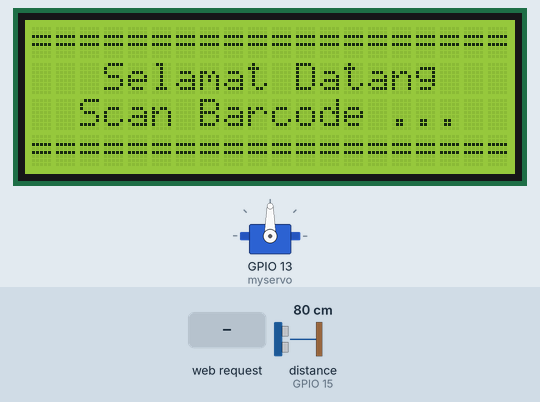
Simulated run of this sketch. Board: ESP8266 (NodeMCU). Shown: 20×4 character LCD, servo. The inputs (shaded band) are chosen by the test bench; at power-on: distance to the obstacle (sensor on GPIO 15) 80 cm. The echo pulse lasts 58.3 µs per cm; WiFi joins after 1.5 s; servers stay silent unless stated; the local clock reads 2024-03-15 10:24:30 at power-on unless the sketch sets it; what the sketch prints to the serial monitor is not drawn.

Above: at 2.9 s.
3.0 s: HTTP request GET /undefined received
At 11.4 s:
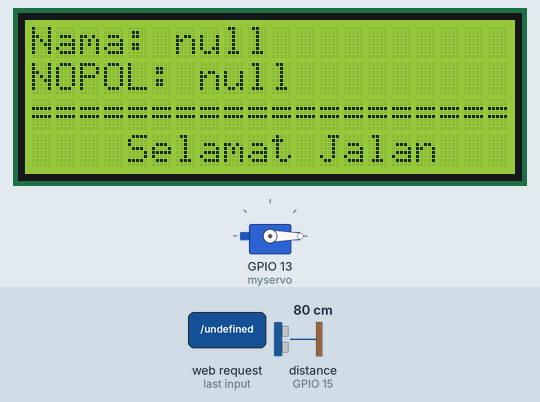
At 13.98 s:
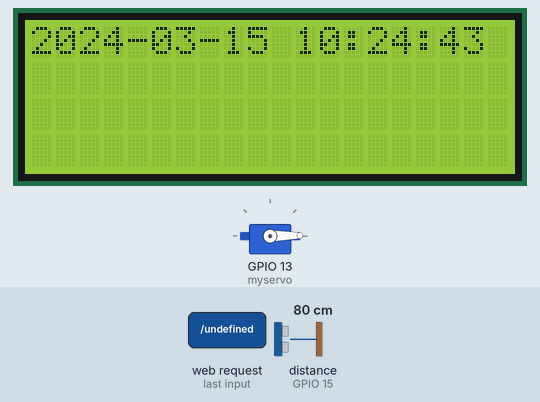
Timing chart, 0 to 16.8 s (numbered marks = the images above; inputs shaded):
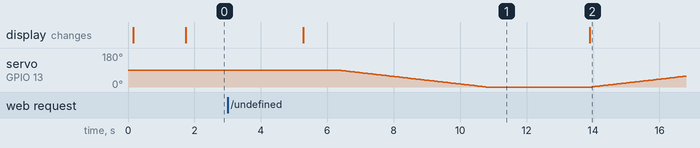

The sketch:

coba_get_barcode_ultra_servo_rtc_server_masuk.ino
```cpp
// (licence header left out)
#include <ESP8266WiFi.h>
#include <ESP8266HTTPClient.h>
#include <WiFiClient.h>
#include <Arduino_JSON.h>
#include <LiquidCrystal_I2C.h>
#include <Servo.h>
#include <Wire.h>
#include "RTClib.h"

LiquidCrystal_I2C lcd(0x27, 20, 4);

Servo myservo;

RTC_DS3231 rtc;
char dateBuffer[12];
char timeBuffer[12];

const char* ssid = "Seamless@wifi.Id";
const char* password = "bbbbbbbb";

String Commands_Reply;                 // The command variable that is sent to the client

int pos = 0;

const char * host = "192.168.43.10";          // IP Client

WiFiServer server(80);

//=================ULTRASONIK=======================
#define TRIGGER_PIN  0 //GPIO 0/ D8
#define ECHO_PIN     15 //GPIO 15/ D10
long duration, distance, jarak;
//==================================================

//Your Domain name with URL path or IP address with path
String serverName = "http://192.168.43.217:8069/api/v1/kendaraan-masuk/";
String serverNamePost = "http://192.168.43.217:8069/api/v1/riwayat/";
String api;

// the following variables are unsigned longs because the time, measured in
// milliseconds, will quickly become a bigger number than can be stored in an int.
unsigned long lastTime = 0;
// Timer set to 10 minutes (600000)
//unsigned long timerDelay = 600000;
// Set timer to 5 seconds (5000)
unsigned long timerDelay = 5000;

String sensorReadings;
float sensorReadingsArr[3];


void setup() {
  Serial.begin(115200);
  delay(100);
  lcd.begin();
  //=======================ULTRASONIK=============================
  pinMode(TRIGGER_PIN, OUTPUT);
  pinMode(ECHO_PIN, INPUT);
  //==============================================================
  //============================== RTC ==========================
  if (! rtc.begin()) {
    Serial.println("RTC tidak terbaca");
    while (1);
  }
  if (rtc.lostPower()) {
    //atur waktu sesuai waktu pada komputer
    //rtc.adjust(DateTime(F(__DATE__), F(__TIME__)));
    //atur waktu secara manual
    // January 21, 2019 jam 10:30:00
    //rtc.adjust(DateTime(2021, 3, 28, 15, 42, 0));
  }
  //==================================================================
  myservo.attach(13); //D7

  WiFi.begin(ssid, password);
  Serial.println("Connecting");
  while (WiFi.status() != WL_CONNECTED) {
    delay(500);
    Serial.print(".");
  }
  Serial.println("");
  Serial.print("Connected to WiFi network with IP Address: ");
  Serial.println(WiFi.localIP());

  Serial.println("Timer set to 5 seconds (timerDelay variable), it will take 5 seconds before publishing the first reading.");
  server.begin();
  Serial.println("Server started");
  lcd.clear();
  lcd.setCursor(0, 0);
  lcd.print("====================");
  lcd.setCursor(3, 1);
  lcd.print("Selamat Datang");
  lcd.setCursor(2, 2);
  lcd.print("Scan Barcode ...");
  lcd.setCursor(0, 3);
  lcd.print("====================");
  myservo.write(90);
}

void loop() {
  //============================== RTC ==========================

  //==================================================================
  //Send an HTTP POST request every 10 minutes
  jarak = 400;
  if ((millis() - lastTime) > timerDelay) {
    //Check WiFi connection status
    if (WiFi.status() == WL_CONNECTED) {
      WiFiClient client = server.available();
      if (!client) {
        return;
      }
      // Read the first line of the request -------------------------------------
      String req = client.readStringUntil('\n');
      Serial.println(req);
      client.flush();
      Commands_Reply = req;
      Commands_Reply.trim();
      api = serverName + Commands_Reply;
      sensorReadings = httpGETRequest(api);
      Serial.println(sensorReadings);
      JSONVar myObject = JSON.parse(sensorReadings);

      // JSON.typeof(jsonVar) can be used to get the type of the var
      if (JSON.typeof(myObject) == "undefined") {
        Serial.println("Parsing input failed!");
        return;
      }
      int panjang1 = (myObject["result"][0]).length();
      Serial.println(panjang1);
      if (panjang1 == 0) {
        Serial.println("BARCODE TIDAK ADA");
        lcd.clear();
        lcd.setCursor(0, 0);
        lcd.print("Barcode Tidak Ada");
        delay(1000);
        lcd.clear();
        lcd.setCursor(0, 0);
        lcd.print("====================");
        lcd.setCursor(3, 1);
        lcd.print("Selamat Datang");
        lcd.setCursor(2, 2);
        lcd.print("Scan Barcode ...");
        lcd.setCursor(0, 3);
        lcd.print("====================");
        return;
      }
      if (panjang1 > 1) {
        Serial.println("ANDA BELUM KELUAR");
        lcd.clear();
        lcd.setCursor(0, 0);
        lcd.print("Anda Belum Keluar");
        delay(1000);
        lcd.clear();
        lcd.setCursor(0, 0);
        lcd.print("====================");
        lcd.setCursor(3, 1);
        lcd.print("Selamat Datang");
        lcd.setCursor(2, 2);
        lcd.print("Scan Barcode ...");
        lcd.setCursor(0, 3);
        lcd.print("====================");
        return;
      }
      Serial.println("====================================================================");
      Serial.print("JSON object = ");
      Serial.println(myObject["result"][0]);
      Serial.println("====================================================================");
      lcd.clear();
      lcd.setCursor(0, 0);
      lcd.print("Nama: ");
      lcd.setCursor(6, 0);
      lcd.print(myObject["result"][0][0]["partner_id"][1]);
      lcd.setCursor(0, 1);
      lcd.print("NOPOL: ");
      lcd.setCursor(7, 1);
      lcd.print(myObject["result"][0][0]["name"]);
      lcd.setCursor(0, 2);
      lcd.print("====================");
      lcd.setCursor(4, 3);
      lcd.print("Selamat Jalan");
      delay(1000);
      for (pos = 90; pos >= 0; pos -= 1) {
        Serial.println(pos);
        myservo.write(pos);
        delay(50);
      }
      while (jarak > 100) {
        jarak = baca_jarak();
        delay(50);
      }
      delay(3000);
      lcd.clear();
      lcd.setCursor(0, 0);
      DateTime now = rtc.now();


      sprintf(dateBuffer, "%04u-%02u-%02u ", now.year(), now.month(), now.day());
      Serial.print("DATE : ");
      Serial.println(dateBuffer);

      sprintf(timeBuffer, "%02u:%02u:%02u ", now.hour(), now.minute(), now.second());
      Serial.print("TIME : ");
      Serial.println(timeBuffer);
      String datetime = String(dateBuffer) + String(timeBuffer);
      Serial.println("========================================");
      Serial.print("DATETIME : ");
      Serial.println(datetime);
      Serial.println("========================================");
      lcd.print(datetime);

      for (pos = 0; pos <= 90; pos += 1) {
        Serial.println(pos);
        myservo.write(pos);
        delay(50);
      }
      lcd.clear();
      lcd.setCursor(0, 0);
      lcd.print("====================");
      lcd.setCursor(3, 1);
      lcd.print("Selamat Datang");
      lcd.setCursor(2, 2);
      lcd.print("Scan Barcode ...");
      lcd.setCursor(0, 3);
      lcd.print("====================");

    }
    else {
      Serial.println("WiFi Disconnected");
    }
    lastTime = millis();
  }
}

String httpGETRequest(String api) {
  HTTPClient http;

  // Your IP address with path or Domain name with URL path
  http.begin(api);
  http.addHeader("Content-Type", "application/json");
  // Send HTTP POST request
  int httpResponseCode = http.GET();

  String payload = "{}";

  if (httpResponseCode > 0) {
    Serial.print("HTTP Response code: ");
    Serial.println(httpResponseCode);
    payload = http.getString();
  }
  else {
    Serial.print("Error code: ");
    Serial.println(httpResponseCode);
  }
  // Free resources
  http.end();

  return payload;
}

long baca_jarak() {
  digitalWrite(TRIGGER_PIN, LOW);  // Added this line
  delayMicroseconds(2); // Added this line
  digitalWrite(TRIGGER_PIN, HIGH);
  delayMicroseconds(10); // Added this line
  digitalWrite(TRIGGER_PIN, LOW);
  duration = pulseIn(ECHO_PIN, HIGH);
  distance = (duration / 2) / 29.1;
  Serial.print(distance);
  Serial.println(" cm");

  return distance;
}
```

Measured:
- after the input at 3.0 s, the display: changes after 2.3 s (image 1)
